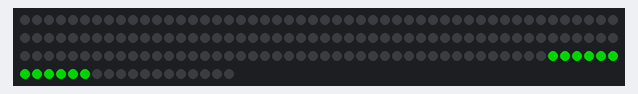
Simulated run of this sketch. Board: Arduino Uno, built with avr-gcc and run on an emulated ATmega328P. Parts: 168 RGB LEDs in strip order, left to right, continuing on the next row. Dim RGB values are drawn brighter than linear.

Above: at 2.06 s.

The sketch:

test_tube.ino
```cpp
// #define FORCE_SOFTWARE_SPI
// #define FORCE_SOFTWARE_PINS
#include "FastLED.h"

///////////////////////////////////////////////////////////////////////////////////////////
//
// Move a white dot along the strip of leds.  This program simply shows how to configure the leds,
// and then how to turn a single pixel white and then off, moving down the line of pixels.
//

// How many leds are in the strip?
#define NUM_LEDS 168
#define NUM_RINGS 14

// Data pin that led data will be written out over
#define DATA_PIN 11

// Clock pin only needed for SPI based chipsets when not using hardware SPI
#define CLOCK_PIN 13

// This is an array of leds.  One item for each led in your strip.
CRGB leds[NUM_LEDS];

// This function sets up the ledsand tells the controller about them
void setup() {
  // sanity check delay - allows reprogramming if accidently blowing power w/leds
  delay(2000);

  // Uncomment one of the following lines for your leds arrangement.
  // FastLED.addLeds<TM1803, DATA_PIN, RGB>(leds, NUM_LEDS);
  // FastLED.addLeds<TM1804, DATA_PIN, RGB>(leds, NUM_LEDS);
  // FastLED.addLeds<TM1809, DATA_PIN, RGB>(leds, NUM_LEDS);
  // FastLED.addLeds<WS2811, DATA_PIN, RGB>(leds, NUM_LEDS);
  // FastLED.addLeds<WS2812, DATA_PIN, RGB>(leds, NUM_LEDS);
  // FastLED.addLeds<WS2812B, DATA_PIN, RGB>(leds, NUM_LEDS);
  // FastLED.addLeds<NEOPIXEL, DATA_PIN, RGB>(leds, NUM_LEDS);
  // FastLED.addLeds<WS2811_400, DATA_PIN, RGB>(leds, NUM_LEDS);
  // FastLED.addLeds<UCS1903, DATA_PIN, RGB>(leds, NUM_LEDS);

  FastLED.addLeds<WS2801, RGB>(leds, NUM_LEDS);
  // FastLED.addLeds<SM16716, RGB>(leds, NUM_LEDS);
  // FastLED.addLeds<LPD8806, RGB>(leds, NUM_LEDS);

  // FastLED.addLeds<WS2801, DATA_PIN, CLOCK_PIN, RGB>(leds, NUM_LEDS);
  // FastLED.addLeds<SM16716, DATA_PIN, CLOCK_PIN, RGB>(leds, NUM_LEDS);
  // FastLED.addLeds<LPD8806, DATA_PIN, CLOCK_PIN, RGB>(leds, NUM_LEDS);
}

// This function runs over and over, and is where you do the magic to light
// your leds.
void loop() {
  for (int ring=0;ring<NUM_RINGS;ring++) {
    memset(leds, 0,  NUM_LEDS * sizeof(struct CRGB));
    setRing(ring, CRGB::Green);
    // setRing((ring+1)%12+1, CRGB::Green);
    //    setRing((ring+2)%12, CRGB::Blue);
    //    setRing((ring+3)%12, CRGB::Orange);
    //    setRing((ring+4)%12, CRGB::Yellow);
    //    setRing((ring+5)%12, CRGB::Cyan);


    // Show the leds (only one of which is set to white, from above)
    FastLED.show();
    // Wait a little bit
    delay(50);
  }


}


void setRing(int ring, CRGB color) {
  int start = (NUM_RINGS-ring-1)*12;
  for (int i = start;i < start+12;i++) {
    leds[i] = color;
  }
}
```
